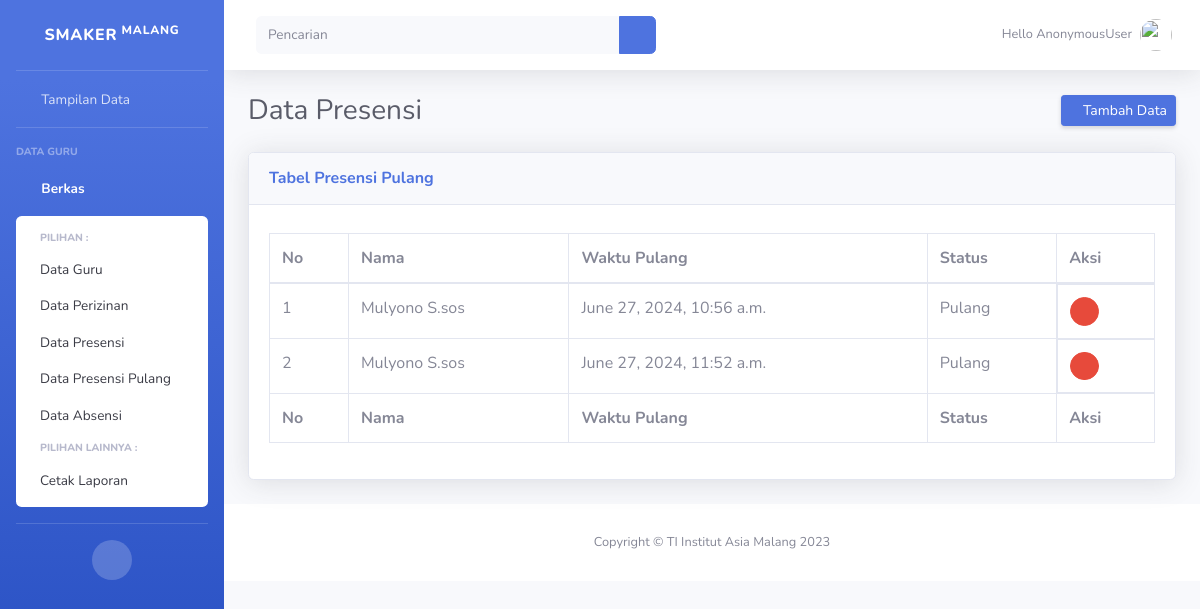
The page /presensipulang/ on the database as committed earlier.
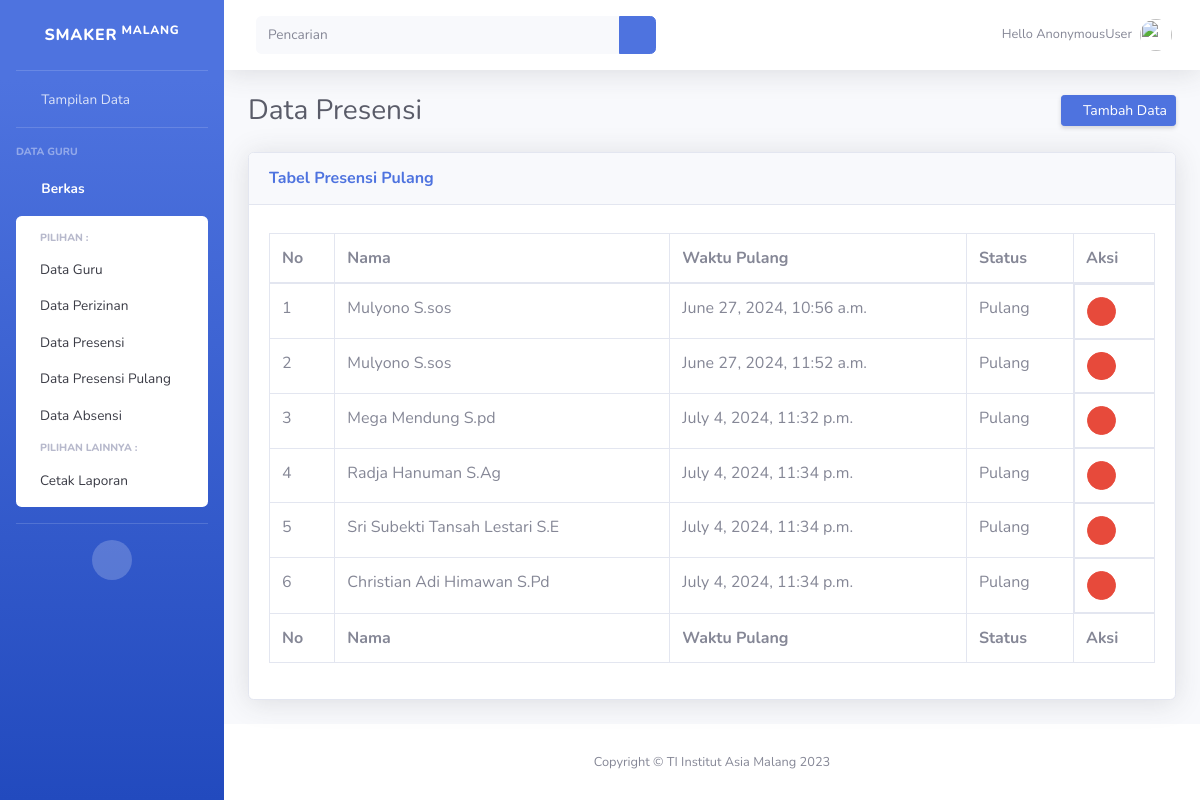
The same page on the database as committed later.
### presensi/models.py (models this page shows, shortened)
class PresensiPulang(models.Model):
    nama=models.ForeignKey(Biodata,on_delete=models.CASCADE,null=True)
    status=models.CharField(max_length=10, default="Pulang")
    tgl=models.DateTimeField(default=datetime.now, blank=True)

### biodata/models.py (models this page shows)
class Biodata(models.Model):
    nama=models.CharField(max_length=50)
    nip=models.CharField(max_length=8)
    jk=models.ForeignKey(Jenis, on_delete=models.CASCADE,null=True)
    agama=models.ForeignKey(Agama, on_delete=models.CASCADE,null=True)
    alamat=models.TextField()
    mapel=models.CharField(max_length=50)
    def __str__(self):
        return str(self.nama)

### presensi/views.py (the view)
# urls.py: path('presensipulang/',presensipulang),
def presensipulang(request):
    presensipulang=PresensiPulang.objects.all()
    biodata=Biodata.objects.all()
    konteks={
        'biodata':biodata,
        'presensipulang': presensipulang,
    }
    return render(request,'Back-end/PresensiPulang/data_presensi.html',konteks)

### template/Back-end/PresensiPulang/data_presensi.html (shortened to what this page needs)
{% extends 'base.html' %}
{% load static %}
{% block content%}
    <div class="d-sm-flex align-items-center justify-content-between mb-4">
        <h1 class="h3 mb-0 text-gray-800">Data Presensi</h1>
        <a href="/tambahpre/" class="d-none d-sm-inline-block btn btn-sm btn-primary shadow-sm"><i
                class="fas fa-download fa-sm text-white-50"></i> Tambah Data </a>
    </div>
    <div class="card shadow mb-4">
        <div class="card-header py-3">
            <h6 class="m-0 font-weight-bold text-primary">Tabel Presensi Pulang</h6>
        </div>
        <div class="card-body">
            <div class="table-responsive mt-2">
                <table class="table table-bordered" id="dataTable" width="100%" cellspacing="0">
                    <thead>
                        <tr>
                            <th>No</th>
                            <th>Nama</th>
                            <th>Waktu Pulang</th>
                            <th>Status</th>
                            <th>Aksi</th>
                        </tr>
                    </thead>
                    <tfoot>
                        <tr>
                            <th>No</th>
                            <th>Nama</th>
                            <th>Waktu Pulang</th>
                            <th>Status</th>
                            <th>Aksi</th>
                        </tr>
                    </tfoot>
                    <tbody>
                        {% for PresensiPulang in presensipulang  %}
                        <tr>
                            <td>{{ PresensiPulang.id }}</td>
                            <td>{{ PresensiPulang.nama.nama }}</td>
                            <td>{{ PresensiPulang.tgl }}</td>
                            <td>{{ PresensiPulang.status }}</td>
                            <td style="display: flex;">
                                <button data-toggle="modal" data-target="#hapus{{ PresensiPulang.id }}" style="margin-right: auto;" class="btn btn-danger btn-circle btn-sm">
                                    <i class="fas fa-trash"></i>
                                </button>
                            </td>
                        </tr>
                        {% endfor %}
                    </tbody>
                </table>
            </div>
        </div>
    </div>
{% endblock %}

Rows that differ between the two databases and show on the page:
added PresensiPulang: id "3", nama.nama "Mega Mendung S.pd", tgl "July 4, 2024, 11:32 p.m.", status "Pulang"
added PresensiPulang: id "4", nama.nama "Radja Hanuman S.Ag", tgl "July 4, 2024, 11:34 p.m.", status "Pulang"
added PresensiPulang: id "5", nama.nama "Sri Subekti Tansah Lestari S.E", tgl "July 4, 2024, 11:34 p.m.", status "Pulang"
added PresensiPulang: id "6", nama.nama "Christian Adi Himawan S.Pd", tgl "July 4, 2024, 11:34 p.m.", status "Pulang"
